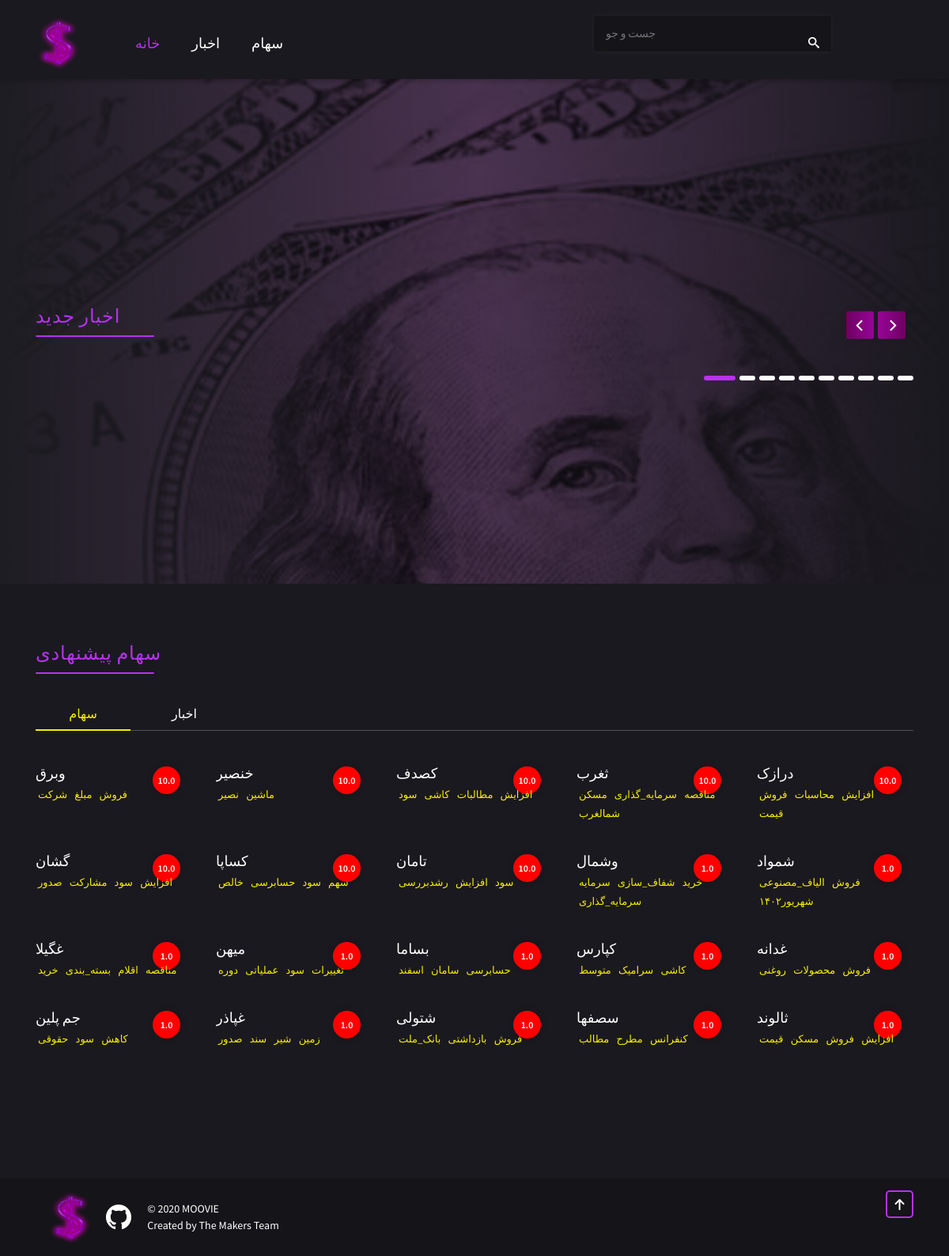
The page / on the database its author committed.
### movies/models.py (models this page shows)
class Movie(models.Model):
    title = models.CharField(max_length=100)
    budget = models.PositiveIntegerField(default=300)
    genres = models.TextField()
    language = models.CharField(max_length=2, default='en')
    overview = models.TextField()
    companies = models.TextField(default='aa')
    countries = models.TextField(default='dd')
    release_date = models.DateField(auto_now_add=True)
    revenue = models.PositiveIntegerField(default=22)
    runtime = models.FloatField(default=11)
    vote_average = models.FloatField()
    vote_count = models.PositiveIntegerField(default=11)
    poster = models.TextField()

### movies/views.py (the view, shortened to what this page needs)
# urls.py: url(r'',  views.home, name='home'),
def home(request):
    if request.method == 'GET':
        data = top_rated(request)
        top_rated_data_raw = json.loads(data.rendered_content.decode('utf8'))
        top_rated_data = []
        for movie in top_rated_data_raw['movie_ids'][:20]:
            data = movie_details(request, str(movie))
            top_rated_data.append(json.loads(
                data.rendered_content.decode('utf8')))
        data = release_date(request)
        release_date_data_raw = json.loads(
            data.rendered_content.decode('utf8'))
        release_date_data = []
        for movie in release_date_data_raw['movie_ids'][:10]:
            data = movie_details(request, str(movie))
            release_date_data.append(json.loads(
                data.rendered_content.decode('utf8')))
        data = random(request)
        if isinstance(data, HttpResponseServerError):
            random_data_raw = []
        else:
            random_data_raw = json.loads(data.rendered_content.decode('utf8'))
        random_data = []
        if isinstance(random_data_raw, list):
            for movie in random_data_raw[:5]:
                data = movie_details(request, str(movie))
                random_data.append(json.loads(data.rendered_content.decode('utf8')))
        else:
            random_data = []
        search_req = "Search ..."
        context = {'top_rated': top_rated_data,
                    'top_release': release_date_data, 'random': random_data}
        return render(request, 'index.html', context=context)
    else:
        raise Http404('no match found')

### movies/views.py (called while the page is built, shortened)
def check_DB():
    if Movie.objects.exists() and Actor.objects.exists() and Director.objects.exists() and Writer.objects.exists():
        return True
    else:
        return False

@api_view(['GET'])
def top_rated(request):
    movie_info = Movie.objects.order_by('-vote_average').values('id')[:20]
    data = {'movie_ids': []}
    for movie in movie_info:
        data['movie_ids'].append(movie['id'])
    data = MoviesSerializer(data).data
    return Response(data)

@api_view(['GET'])
def release_date(request):
    movie_info = Movie.objects.order_by('-release_date').values('id')[:20]
    data = {'movie_ids': []}
    for movie in movie_info:
        data['movie_ids'].append(movie['id'])
    data = MoviesSerializer(data).data
    return Response(data)

@api_view(['GET'])
def random(request):
    if not check_DB():
        return HttpResponseServerError('Database is not loaded !')
    if 'num' in request.GET and request.GET['num'].isnumeric():
        NUMBERS = int(request.GET['num'])
    else:
        NUMBERS = 40
    all_ids = Movie.objects.all().values('id')
    data = {'movie_ids': []}
    if len(all_ids) < NUMBERS:
        for item in all_ids:
            data['movie_ids'].append(item['id'])
    result = MoviesSerializer(data).data
    return Response(result)

### movies/templates/index.html (shortened to what this page needs)
{% load static %}
<!DOCTYPE html>
<html lang="en">
<head>
    <link rel="stylesheet" href="{% static 'css/bootstrap.min.css' %}">
    <link rel="stylesheet" href="{% static 'css/flickity.css' %}">
    <link rel="stylesheet" href="{% static 'sass/main.css' %}">
</head>
<body>
    <header class="header">
        <div class="container">
            <div class="row">
                <div class=" header__logo">
                    <a href="{% url 'home' %}">
                        <img src="{% static 'img/Logo.png' %}" alt="MOOVIE">
                    </a>
                </div>
                <div class="col-lg-6 header__menu">
                    <ul>
                        <li class="header__menu-item header__menu-item--active"><a href="{% url 'home' %}">خانه</a></li>
                        <li class="header__menu-item "><a href="{% url 'movie_list' type='rand' %}">اخبار</a></li>
                        <li class="header__menu-item "><a href="{% url 'genres' %}">سهام</a></li>
                    </ul>
                </div>
                <div class="col-lg-4 header__search">
                    <form action="{% url 'home' %}" method="POST">
                        <div class="header__search-container">
                            <input type="text" name="search" id="" placeholder="جست و جو">
                            <i class="moovie moovie-search"></i>
                        </div>
                    </form>
                </div>
            </div>
        </div>
    </header>
    <div class="main-slider">
        <div class="container">
            <div class="row">
                <div class="col-12 section-with-title  main-slider__content">
                    <div class="section-with-title__title">
                        <span>اخبار جدید</span>
                    </div>
                </div>
            </div>
        </div>
    </div>
    <div class="section movie-tab">
        <div class="container">
            <div class="row">
                <div class="col-12 section-with-title">
                    <div class="section-with-title__title">
                        <span>سهام پیشنهادی</span>
                    </div>
                    <nav>
                        <div class="nav nav-tabs movie-tab__tab" id="nav-tab" role="tablist">
                            <a class="nav-item nav-link active" id="nav-newreleases-tab" data-toggle="tab"
                                href="#nav-newreleases" role="tab" aria-controls="nav-newreleases"
                                aria-selected="true">سهام</a>
                            <a class="nav-item nav-link" id="nav-Movies-tab" data-toggle="tab" href="#nav-Movies"
                                role="tab" aria-controls="nav-Movies" aria-selected="false">اخبار </a>
                        </div>
                    </nav>
                </div>
                <div class="tab-content" id="nav-tabContent">
                    <div class="tab-pane fade show active" id="nav-newreleases" role="tabpanel"
                        aria-labelledby="nav-newreleases-tab">
                        <div class="movie-tab__content">
                            {% for movie in top_rated %}
                                <div class="carousel-cell movie-item">
                                    <div class="movie-item--link">
                                        <a href="{% url 'movie_detail' movie_id=movie.id %}" class="cover-link"></a>
                                        <div class="movie-item__rate movie-item__rate--good">{{movie.vote_average}}</div>
                                        <div class="movie-item__overlay">
                                            <a href="{% url 'movie_detail' movie_id=movie.id %}" class="movie-item__title">{{movie.title}}</a>
                                            <ul class="movie-item__genre-list">
                                                <li class="movie-item__genre">
                                                    {% for genre in movie.genres %}
                                                        <a href="{% url 'movie_list' type=genre %}">{{genre}}</a>
                                                    {% endfor %}
                                                </li>
                                            </ul>
                                        </div>
                                    </div>
                                </div>
                            {% endfor %}
                        </div>
                    </div>
                </div>
            </div>
        </div>
    </div>
    <footer class="footer">
        <div class="container">
            <div class="row">
                <div class="col-9 footer__about">
                    <div class="footer__logo">
                        <a href="{% url 'home' %}">
                            <img src="{% static 'img/Logo.png' %}" alt="MOOVIE">
                        </a>
                        <a href="https://github.com/hosseinbahak/SE2">
                            <img src="{% static 'img/GitHub-Mark-Light-32px.png' %}" alt="github">
                        </a>
                    </div>
                    <div class="footer__about-content">
                        <span>&copy; 2020 MOOVIE</span>
                        <span>Created by The Makers Team</span>
                    </div>
                </div>
                <div class="col-3 footer__go-top">
                    <button class="go-top" onclick="$('html, body').animate({scrollTop:0},'100');"><i
                            class="moovie moovie-arrow-up"></i></button>
                </div>
            </div>
        </div>
    </footer>
</body>
</html>

### rows shown on the page
Movie: vote_average "10.0", title "وبرق", genres "فروش" "مبلغ" "شرکت"
Movie: vote_average "10.0", title "خنصیر", genres "ماشین" "نصیر"
Movie: vote_average "10.0", title "کصدف", genres "افزایش" "مطالبات" "کاشی" "سود"
Movie: vote_average "10.0", title "ثغرب", genres "مناقصه" "سرمایه_گذاری" "مسکن" "شمالغرب"
Movie: vote_average "10.0", title "درازک", genres "افزایش" "محاسبات" "فروش" "قیمت"
Movie: vote_average "10.0", title "گشان", genres "افزایش" "سود" "مشارکت" "صدور"
Movie: vote_average "10.0", title "کساپا", genres "سهم" "سود" "حسابرسی" "خالص"
Movie: vote_average "10.0", title "تامان", genres "سود" "افزایش" "رشدبررسی"
Movie: vote_average "1.0", title "وشمال", genres "خرید" "شفاف_سازی" "سرمایه" "سرمایه_گذاری"
Movie: vote_average "1.0", title "شمواد", genres "فروش" "الیاف_مصنوعی" "شهریور۱۴۰۲"
Movie: vote_average "1.0", title "غگیلا", genres "مناقصه" "اقلام" "بسته_بندی" "خرید"
Movie: vote_average "1.0", title "میهن", genres "تغییرات" "سود" "عملیاتی" "دوره"
Movie: vote_average "1.0", title "بساما", genres "حسابرسی" "سامان" "اسفند"
Movie: vote_average "1.0", title "کپارس", genres "کاشی" "سرامیک" "متوسط"
Movie: vote_average "1.0", title "غدانه", genres "فروش" "محصولات" "روغنی"
Movie: vote_average "1.0", title "جم پلین", genres "کاهش" "سود" "حقوقی"
Movie: vote_average "1.0", title "غپاذر", genres "زمین" "شیر" "سند" "صدور"
Movie: vote_average "1.0", title "شتولی", genres "فروش" "بازداشتی" "بانک_ملت"
Movie: vote_average "1.0", title "سصفها", genres "کنفرانس" "مطرح" "مطالب"
Movie: vote_average "1.0", title "ثالوند", genres "افزایش" "فروش" "مسکن" "قیمت"
